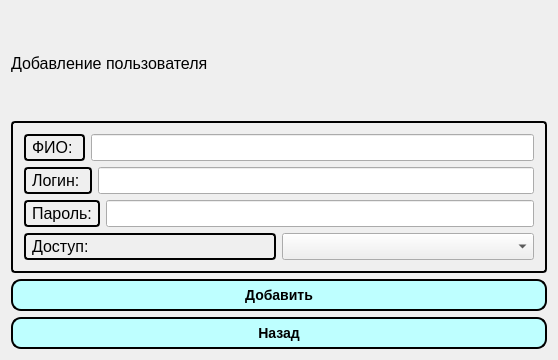
<?xml version="1.0" encoding="UTF-8"?>
<ui version="4.0">
 <class>Admin_addus</class>
 <widget class="QWidget" name="Admin_addus">
  <property name="geometry">
   <rect>
    <x>0</x>
    <y>0</y>
    <width>558</width>
    <height>360</height>
   </rect>
  </property>
  <property name="windowTitle">
   <string>Form</string>
  </property>
  <layout class="QGridLayout" name="gridLayout">
   <item row="0" column="0">
    <widget class="QLabel" name="label">
     <property name="font">
      <font>
       <pointsize>12</pointsize>
      </font>
     </property>
     <property name="text">
      <string>Добавление пользователя</string>
     </property>
    </widget>
   </item>
   <item row="1" column="0">
    <layout class="QHBoxLayout" name="horizontalLayout_7">
     <item>
      <widget class="QFrame" name="frame">
       <property name="styleSheet">
        <string notr="true"> QFrame, QLabel, QToolTip {
     border: 2px solid black;
     border-radius: 4px;
     padding: 2px;
     background-image: url(images/welcome.png);
 }</string>
       </property>
       <property name="frameShape">
        <enum>QFrame::StyledPanel</enum>
       </property>
       <property name="frameShadow">
        <enum>QFrame::Raised</enum>
       </property>
       <layout class="QGridLayout" name="gridLayout_2">
        <item row="0" column="0">
         <layout class="QHBoxLayout" name="horizontalLayout_6">
          <item>
           <widget class="QLabel" name="label_2">
            <property name="font">
             <font>
              <pointsize>12</pointsize>
             </font>
            </property>
            <property name="text">
             <string>ФИО: </string>
            </property>
           </widget>
          </item>
          <item>
           <widget class="QLineEdit" name="lineEdit">
            <property name="font">
             <font>
              <pointsize>12</pointsize>
             </font>
            </property>
           </widget>
          </item>
         </layout>
        </item>
        <item row="1" column="0">
         <layout class="QHBoxLayout" name="horizontalLayout_5">
          <item>
           <widget class="QLabel" name="label_3">
            <property name="font">
             <font>
              <pointsize>12</pointsize>
             </font>
            </property>
            <property name="text">
             <string>Логин: </string>
            </property>
           </widget>
          </item>
          <item>
           <widget class="QLineEdit" name="lineEdit_2">
            <property name="font">
             <font>
              <pointsize>12</pointsize>
             </font>
            </property>
           </widget>
          </item>
         </layout>
        </item>
        <item row="2" column="0">
         <layout class="QHBoxLayout" name="horizontalLayout_4">
          <item>
           <widget class="QLabel" name="label_4">
            <property name="font">
             <font>
              <pointsize>12</pointsize>
             </font>
            </property>
            <property name="text">
             <string>Пароль:</string>
            </property>
           </widget>
          </item>
          <item>
           <widget class="QLineEdit" name="lineEdit_3">
            <property name="font">
             <font>
              <pointsize>12</pointsize>
             </font>
            </property>
            <property name="echoMode">
             <enum>QLineEdit::PasswordEchoOnEdit</enum>
            </property>
           </widget>
          </item>
         </layout>
        </item>
        <item row="3" column="0">
         <layout class="QHBoxLayout" name="horizontalLayout_3">
          <item>
           <widget class="QLabel" name="label_5">
            <property name="font">
             <font>
              <pointsize>12</pointsize>
             </font>
            </property>
            <property name="text">
             <string>Доступ: </string>
            </property>
           </widget>
          </item>
          <item>
           <widget class="QComboBox" name="comboBox">
            <property name="font">
             <font>
              <pointsize>12</pointsize>
             </font>
            </property>
           </widget>
          </item>
         </layout>
        </item>
        <item row="4" column="0">
         <layout class="QHBoxLayout" name="horizontalLayout_2"/>
        </item>
        <item row="5" column="0">
         <layout class="QHBoxLayout" name="horizontalLayout"/>
        </item>
       </layout>
       <zorder></zorder>
       <zorder></zorder>
       <zorder></zorder>
       <zorder></zorder>
       <zorder></zorder>
       <zorder></zorder>
      </widget>
     </item>
    </layout>
   </item>
   <item row="2" column="0">
    <layout class="QVBoxLayout" name="verticalLayout">
     <item>
      <widget class="QPushButton" name="pushButton">
       <property name="font">
        <font>
         <pointsize>-1</pointsize>
         <weight>75</weight>
         <italic>false</italic>
         <bold>true</bold>
        </font>
       </property>
       <property name="styleSheet">
        <string notr="true">QPushButton{
     background-color: rgb(190, 255, 255);
     border-style: outset;
     border-width: 2px;
     border-radius: 10px;
     border-color: black;
     font: bold 14px;
     min-width: 10em;
     padding: 6px;
 }
 QPushButton:pressed {
     background-color: rgb(0, 255, 238);
     border-style: inset;
 }</string>
       </property>
       <property name="text">
        <string>Добавить</string>
       </property>
      </widget>
     </item>
     <item>
      <widget class="QPushButton" name="pushButton_2">
       <property name="font">
        <font>
         <pointsize>-1</pointsize>
         <weight>75</weight>
         <italic>false</italic>
         <bold>true</bold>
        </font>
       </property>
       <property name="styleSheet">
        <string notr="true">QPushButton{
     background-color: rgb(190, 255, 255);
     border-style: outset;
     border-width: 2px;
     border-radius: 10px;
     border-color: black;
     font: bold 14px;
     min-width: 10em;
     padding: 6px;
 }
 QPushButton:pressed {
     background-color: rgb(0, 255, 238);
     border-style: inset;
 }</string>
       </property>
       <property name="text">
        <string>Назад</string>
       </property>
      </widget>
     </item>
    </layout>
   </item>
  </layout>
 </widget>
 <resources/>
 <connections/>
</ui>
